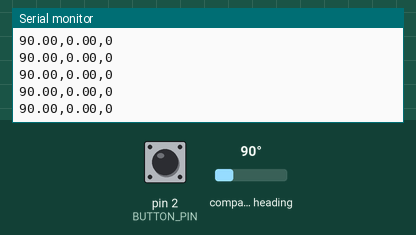
Bench run of a sketch on a simulated Arduino Uno, built with avr-gcc and run on an emulated ATmega328P. Shown: the last lines printed to the serial monitor. Wiring (inferred from the names in the program): AS5600 angle sensor at I2C address 0x36. Inputs (shaded band) come from the test bench; at power-on: compass heading 90°, pin 2 (BUTTON_PIN) HIGH.

Above: at 1.3 s.
1.4 s: compass heading set to 7°
At 2.5 s:
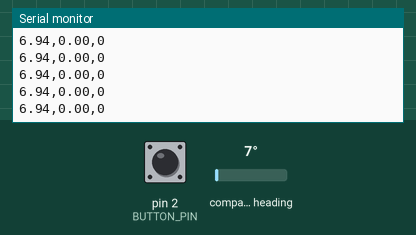
2.9 s: pin 2 (BUTTON_PIN) pulled LOW for 0.15 s
4.5 s: compass heading set to 90°
At 5.6 s:
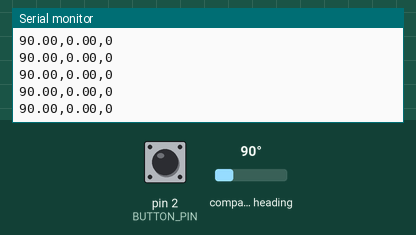
6.0 s: pin 2 (BUTTON_PIN) pulled LOW for 1 s
At 6.8 s:
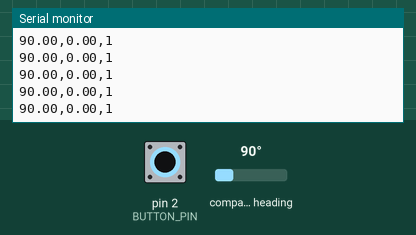
Timing chart, 0 to 9.0 s (numbered marks = the images above; inputs shaded):
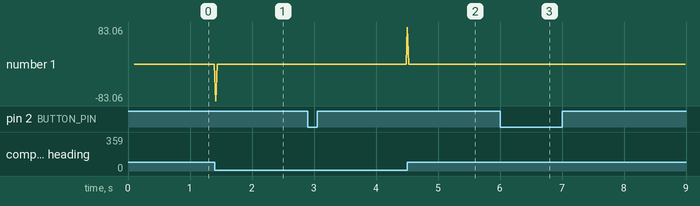

The sketch:

arduino_rotary1_rechts.ino
```cpp
/*
 * Arduino sketch voor Rotary Sensor 1 (RECHTS)
 * Hardware: Arduino Leonardo/Pro Micro + AS5600 magnetische encoder
 *
 * Pinout AS5600:
 * - SDA → A4 (Leonardo Pin 2)
 * - SCL → A5 (Leonardo Pin 3)
 * - VCC → 5V
 * - GND → GND
 *
 * Button (optioneel):
 * - Pin → D2
 * - GND → GND (met pull-up resistor)
 *
 * Functie: Draaien activeert 'd' key (rechts)
 */


#include <Wire.h>


#define AS5600_ADDR 0x36
#define ANGLE_REG 0x0E
#define BUTTON_PIN 2

float prevAngle = 0;
bool initialized = false;
const float THRESHOLD = 2.0;  // 2 graden beweging triggert output

float readAngle() {
  Wire.beginTransmission(AS5600_ADDR);
  Wire.write(ANGLE_REG);
  Wire.endTransmission();
  Wire.requestFrom(AS5600_ADDR, 2);

  if (Wire.available() >= 2) {
    uint8_t highByte = Wire.read();
    uint8_t lowByte = Wire.read();
    uint16_t rawAngle = (highByte << 8) | lowByte;
    rawAngle &= 0x0FFF;  // Mask to 12 bits
    return (rawAngle / 4096.0) * 360.0;
  }
  return -1;
}

void setup() {
  Serial.begin(115200);
  Wire.begin();
  pinMode(BUTTON_PIN, INPUT_PULLUP);
  delay(100);
  float angle = readAngle();
  if (angle >= 0) {
    prevAngle = angle;
    initialized = true;
  }
}

void loop() {
  if (!initialized) {
    Serial.println("ERROR");
    delay(50);
    return;
  }

  float angle = readAngle();
  if (angle < 0) {
    Serial.println("ERROR");
    delay(20);
    return;
  }

  float diff = angle - prevAngle;
  if (diff > 180) diff -= 360;
  if (diff < -180) diff += 360;

  int button = digitalRead(BUTTON_PIN) == LOW ? 1 : 0;

  // Altijd sturen: angle,diff,button
  Serial.print(angle, 2);
  Serial.print(",");
  Serial.print(diff, 2);
  Serial.print(",");
  Serial.println(button);

  // Alleen prevAngle updaten bij echte beweging
  if (abs(diff) > THRESHOLD) {
    prevAngle = angle;
  }

  delay(20); // 50 Hz, past goed bij je WebSocket bridge
}
```

Measured:
- after the input at 1.4 s, the serial monitor: prints a new line at once (image 1)
- after the input at 4.5 s, the serial monitor: prints a new line at once (image 2)
- after the input at 6.0 s, the serial monitor: prints a new line at once (image 3)
